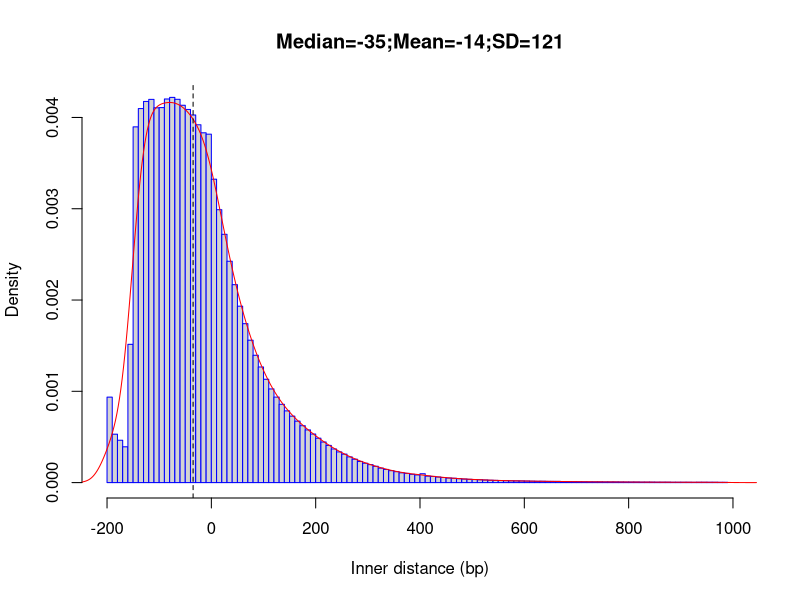

This figure's R source:
png("/rds/user/is460/hpc-work/muscle-rnaseq/ezbamqc/output/figs/srpk3_wt_ttnb_wt_3.inner_distance_plot.png",width=500,height=500,units="px")
fragsize=rep(c(-195,-185,-175,-165,-155,-145,-135,-125,-115,-105,-95,-85,-75,-65,-55,-45,-35,-25,-15,-5,5,15,25,35,45,55,65,75,85,95,105,115,125,135,145,155,165,175,185,195,205,215,225,235,245,255,265,275,285,295,305,315,325,335,345,355,365,375,385,395,405,415,425,435,445,455,465,475,485,495,505,515,525,535,545,555,565,575,585,595,605,615,625,635,645,655,665,675,685,695,705,715,725,735,745,755,765,775,785,795,805,815,825,835,845,855,865,875,885,895,905,915,925,935,945,955,965,975,985),times=c(127528,72235,63224,53386,206310,530828,558133,568780,571864,559249,559598,572409,574779,571972,563049,556839,548543,533973,521957,519939,452723,407200,370520,330324,295326,263270,237159,212465,190019,172555,154208,139790,127580,116816,107009,99169,91683,84912,78649,72454,66251,60600,55500,50164,45802,42483,38323,34916,31589,28899,26792,24356,21578,19655,17827,16306,14604,13768,12360,11454,13232,9610,9157,8286,7605,6826,6468,5889,5240,4874,4554,4282,3854,3502,3269,3096,2885,2651,2555,2475,2272,2138,1892,2034,1803,1762,1753,1580,1473,1367,1337,1180,1118,1128,1058,998,1044,1031,864,835,803,838,663,694,665,619,589,564,539,498,537,492,439,501,490,475,476,392,393))
frag_sd = round(sd(fragsize),digits=0)
frag_mean = round(mean(fragsize),digits=0)
frag_median = round(median(fragsize),digits=0)
hist(fragsize,probability=T,breaks=120,xlim=c(-200,1000),xlab="Inner distance (bp)",main=paste(c("Median=",frag_median,";","Mean=",frag_mean,";","SD=",frag_sd),collapse=""),border="blue")
lines(density(fragsize,bw=20),col='red')
abline(v=frag_median,lty=2)
dev.state = dev.off()
